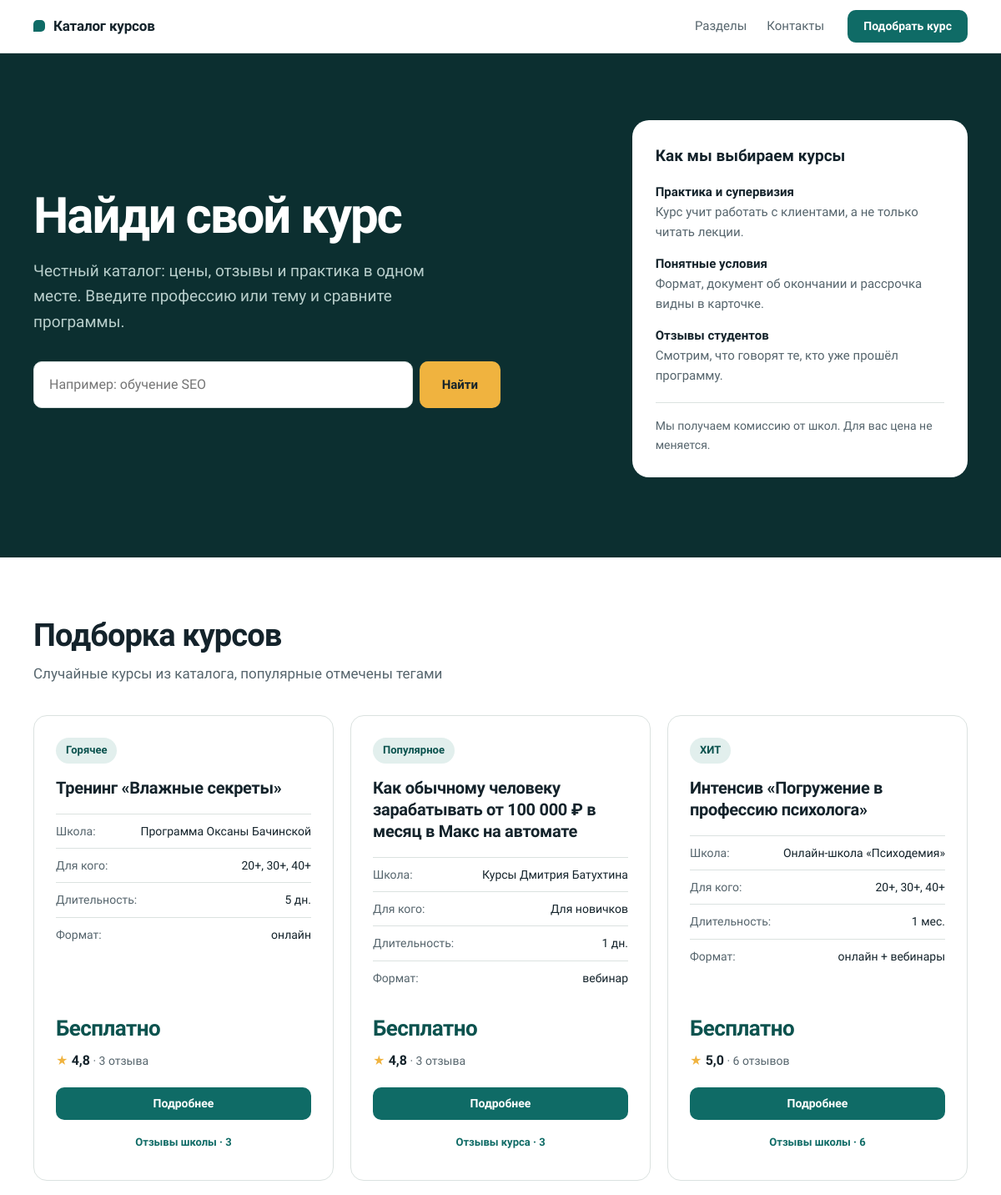
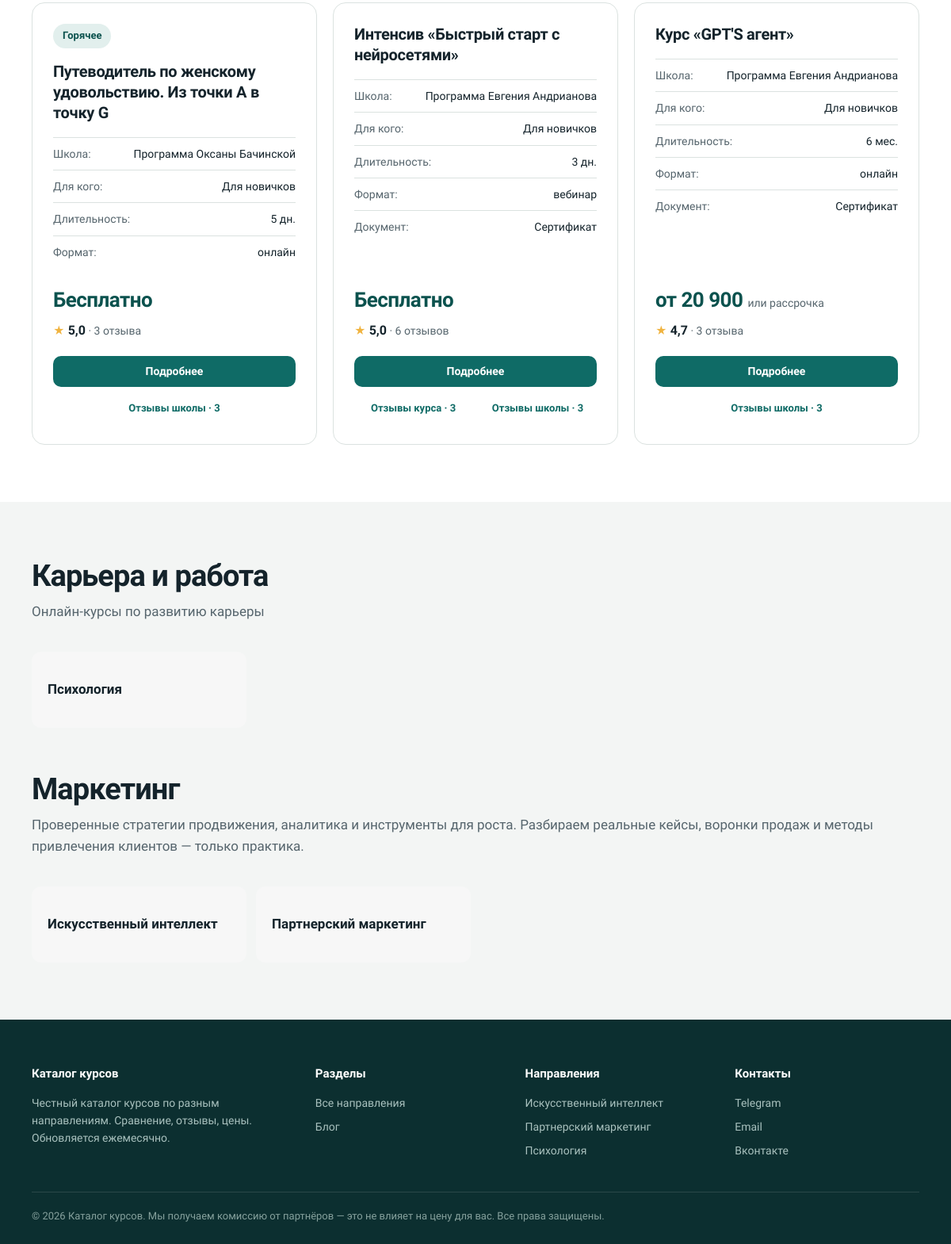
The page / on the database its author committed (2 pictures, top to bottom).
### refy/models.py (models this page shows, shortened)
class Course(models.Model):
    FORMATS = [('online', 'Онлайн'), ('webinar', 'Вебинар'), ('hybrid', 'Гибрид (онлайн + вебинар)')]
    tag = models.CharField('Тег', max_length=60, blank=True)
    title = models.CharField('Название', max_length=200)
    slug = models.SlugField('Адрес страницы', max_length=200, unique=True, null=True, blank=True)
    school = models.CharField('Школа', max_length=120)
    audience = models.CharField('Аудитория', max_length=120, blank=True)
    duration_months = models.PositiveSmallIntegerField('Продолжительность (месяцы)', null=True, blank=True)
    duration_days = models.PositiveSmallIntegerField('Продолжительность (дни)', null=True, blank=True)
    format = models.CharField('Формат', max_length=10, choices=FORMATS, default='online')
    format_note = models.CharField("Примечание к формату", max_length=80, blank=True)
    document = models.CharField('Выдаваемый Документ', max_length=60, blank=True)
    price = models.CharField('Цена', max_length=60, blank=True)
    installment = models.BooleanField('Рассрочка', default=False)
    rating = models.DecimalField('Рейтинг', max_digits=2, decimal_places=1, null=True, blank=True)
    details_url = models.URLField('Ссылка на детали', blank=True)
    position = models.PositiveIntegerField('Порядок', default=0)
    is_active = models.BooleanField('Активен', default=True)
    class Meta:
        ordering = ['position', 'title']
        verbose_name = 'Курс'
        verbose_name_plural = 'Курсы'
    def get_absolute_url(self):
        return reverse('refy:course', args=[self.slug]) if self.slug else ''
    @property
    def is_online(self):
        return self.format == 'online'
    @property
    def has_diploma(self):
        return 'диплом' in self.document.lower()
    @property
    def duration_display(self):
        if self.duration_months:
            return f'{self.duration_months} мес.'
        if self.duration_days:
            return f'{self.duration_days} дн.'
        return ''
    @property
    def is_short(self):
        if self.duration_months:
            return self.duration_months <= 6
        if self.duration_days:
            return self.duration_days <= 180
        return False

class Category(models.Model):
    title = models.CharField('Название', max_length=120)
    slug = models.SlugField(unique=True)
    summary = models.CharField('Краткое описание', max_length=200, blank=True)
    seo_title = models.CharField(max_length=160, blank=True)
    seo_description = models.CharField(max_length=300, blank=True)
    seo_text = models.TextField('SEO-текст (HTML)', blank=True)
    position = models.PositiveIntegerField('Порядок', default=0)
    is_active = models.BooleanField('Показывать', default=True)
    class Meta:
        ordering = ['position', 'title']
        verbose_name = 'Главный раздел'
        verbose_name_plural = 'Главные разделы'
    def get_absolute_url(self):
        return reverse('refy:category', args=[self.slug])

class Section(models.Model):
    category = models.ForeignKey(Category, related_name='sections', null=True,
                                 on_delete=models.PROTECT,
                                 verbose_name='Главный раздел')
    title = models.CharField('Название', max_length=120)
    slug = models.SlugField(unique=True)
    summary = models.CharField('Краткое описание', max_length=200, blank=True)
    icon = models.FileField('Иконка', upload_to='refy/icons/', blank=True)
    seo_title = models.CharField(max_length=160, blank=True)
    seo_description = models.CharField(max_length=300, blank=True)
    seo_text = models.TextField('SEO-текст (HTML)', blank=True)
    position = models.PositiveIntegerField('Порядок', default=0)
    is_active = models.BooleanField('Показывать', default=True)
    class Meta:
        ordering = ['position', 'title']
        verbose_name = 'Раздел'
        verbose_name_plural = 'Разделы'
    def get_absolute_url(self):
        if self.category_id:
            return reverse('refy:section', args=[self.category.slug, self.slug])
        return reverse('refy:home')

### refy/views.py (the view)
# urls.py: 2. Add a URL to urlpatterns:  path('', views.home, name='home')
def home(request):
    sections = (
        Section.objects.filter(is_active=True, category__is_active=True)
        .select_related('category')
        .order_by('category__position', 'category__title', 'position', 'title')
    )
    groups = {}
    for s in sections:
        g = groups.setdefault(s.category_id, {'category': s.category, 'sections': [], 'total': 0})
        g['total'] += 1
        if len(g['sections']) < HOME_TILES:
            g['sections'].append(s)
    return render(request, 'refy/home.html', {
        'groups': list(groups.values()),
        'featured': random_courses(),
    })

### refy/context_processors.py (called while the page is built)
def nav_sections(request):
    return {'nav_sections': Section.objects.filter(is_active=True)[:8]}

### refy/templatetags/refy_extras.py (called while the page is built)
@register.filter
def ru_plural(n, forms):
    one, few, many = forms.split(',')
    n = abs(int(n))
    if 11 <= n % 100 <= 14:
        return many
    if n % 10 == 1:
        return one
    if 2 <= n % 10 <= 4:
        return few
    return many

### refy/views.py (called while the page is built)
def with_review_flags(qs):
    return qs.annotate(
        reviews_n=Count('reviews', distinct=True),
        school_reviews_n=Coalesce(Subquery(
            SchoolReview.objects.filter(school__title=OuterRef('school'))
            .order_by().values('school__title').annotate(n=Count('pk')).values('n')[:1]
        ), 0),
        school_slug=Subquery(
            School.objects.filter(title=OuterRef('school'), reviews__isnull=False).values('slug')[:1]
        ),
    )

def random_courses(limit=FEATURED):
    base = with_review_flags(Course.objects.filter(is_active=True))
    items = list(base.exclude(tag='').order_by('?')[:limit])
    if len(items) < limit:
        items += list(base.filter(tag='').order_by('?')[:limit - len(items)])
    return items

### refy/templates/refy/home.html (shortened to what this page needs)
{% extends 'refy/base.html' %}
{% block content %}
<section class="hero">
  <div class="container hero-grid">
    <div>
      <h1>Найди свой курс</h1>
      <p class="hero-sub">Честный каталог: цены, отзывы и практика в одном месте. Введите профессию или тему и сравните программы.</p>
      {% include 'refy/_search_form.html' %}
    </div>
    <aside class="panel">
      <h2>Как мы выбираем курсы</h2>
      <ul>
        <li><b>Практика и супервизия</b>Курс учит работать с клиентами, а не только читать лекции.</li>
        <li><b>Понятные условия</b>Формат, документ об окончании и рассрочка видны в карточке.</li>
        <li><b>Отзывы студентов</b>Смотрим, что говорят те, кто уже прошёл программу.</li>
      </ul>
      <p class="note">Мы получаем комиссию от школ. Для вас цена не меняется.</p>
    </aside>
  </div>
</section>
{% if featured %}
<section id="featured" class="alt">
  <div class="container">
    <h2 class="section-title">Подборка курсов</h2>
    <p class="section-sub">Случайные курсы из каталога, популярные отмечены тегами</p>
    <div class="cards-grid">
      {% for c in featured %}{% include 'refy/_course_card.html' %}{% endfor %}
    </div>
  </div>
</section>
{% endif %}
<section id="sections">
  <div class="container">
    {% for g in groups %}
    <div class="cat-block">
      <h2 class="section-title"><a href="{{ g.category.get_absolute_url }}">{{ g.category.title }}</a></h2>
      {% if g.category.summary %}<p class="section-sub">{{ g.category.summary }}</p>{% endif %}
      <div class="ptiles">
        {% for s in g.sections %}{% include 'refy/_section_tile.html' %}{% endfor %}
      </div>
    </div>
    {% empty %}
    <p>Разделы пока не добавлены.</p>
    {% endfor %}
  </div>
</section>
{% endblock %}

### refy/templates/refy/base.html (shortened to what this page needs)
{% load static %}<!DOCTYPE html>
<html lang="ru">
<head>
<link rel="stylesheet" href="{% static 'css/style.css' %}">
</head>
<body>
<header>
  <div class="container header-inner">
    <a href="{% url 'refy:home' %}" class="logo">Каталог курсов</a>
    <nav aria-label="Основное меню">
      <a href="{% url 'refy:home' %}#sections">Разделы</a>
      <a href="#contacts">Контакты</a>
    </nav>
    <a href="{% url 'refy:home' %}#sections" class="btn btn-primary btn-small hd-cta">Подобрать курс</a>
  </div>
</header>
{% block content %}{% endblock %}
<footer id="contacts">
  <div class="container">
    <div class="footer-grid">
      <div>
        <h4>Каталог курсов</h4>
        <p>Честный каталог курсов по разным направлениям. Сравнение, отзывы, цены. Обновляется ежемесячно.</p>
      </div>
      <div>
        <h4>Разделы</h4>
        <a href="{% url 'refy:home' %}#sections">Все направления</a>
        <a href="#">Блог</a>
      </div>
      <div>
        <h4>Направления</h4>
        {% for s in nav_sections %}<a href="{{ s.get_absolute_url }}">{{ s.title }}</a>{% endfor %}
      </div>
      <div>
        <h4>Контакты</h4>
        <a href="https://t.me/">Telegram</a>
        <a href="mailto:info@psihologiakursy.ru">Email</a>
        <a href="#">Вконтакте</a>
      </div>
    </div>
    <div class="footer-bottom">
      © {% now "Y" %} Каталог курсов. Мы получаем комиссию от партнёров — это не влияет на цену для вас. Все права защищены.
    </div>
  </div>
</footer>
</body>
</html>

### refy/templates/refy/_course_card.html
{% load refy_extras %}<article class="card"{% if c.is_online %} data-online="1"{% endif %}{% if c.has_diploma %} data-diploma="1"{% endif %}{% if c.is_short %} data-short="1"{% endif %}>
  {% if c.tag %}<span class="card-tag">{{ c.tag }}</span>{% endif %}
  <h3>{{ c.title }}</h3>
  <div class="card-meta"><strong>Школа:</strong> {{ c.school }}</div>
  {% if c.audience %}<div class="card-meta"><strong>Для кого:</strong> {{ c.audience }}</div>{% endif %}
  <div class="card-meta"><strong>Длительность:</strong> {{ c.duration_display }}</div>
  <div class="card-meta"><strong>Формат:</strong> {{ c.get_format_display|lower }}{% if c.format_note %} + {{ c.format_note }}{% endif %}</div>
  {% if c.document %}<div class="card-meta"><strong>Документ:</strong> {{ c.document }}</div>{% endif %}
  <div class="card-price">{{ c.price|default:"Цена по запросу" }}{% if c.installment %} <small>или рассрочка</small>{% endif %}</div>
  {% if c.rating %}<div class="card-rating"><b>{{ c.rating }}</b>{% with total=c.reviews_n|add:c.school_reviews_n %}{% if total %} · {{ total }} {{ total|ru_plural:"отзыв,отзыва,отзывов" }}{% endif %}{% endwith %}</div>{% endif %}
  <div class="card-actions">
    {% if c.details_url %}<a href="{{ c.details_url }}" target="_blank" rel="nofollow sponsored noopener" class="btn btn-primary btn-small">Подробнее</a>{% endif %}
    {% if c.reviews_n or c.school_slug %}<div class="card-reviews">
      {% if c.reviews_n %}<a href="{{ c.get_absolute_url }}#reviews" class="btn btn-outline btn-small">Отзывы курса · {{ c.reviews_n }}</a>{% endif %}
      {% if c.school_slug %}<a href="{% url 'refy:school' c.school_slug %}#reviews" class="btn btn-outline btn-small">Отзывы школы · {{ c.school_reviews_n }}</a>{% endif %}
    </div>{% endif %}
  </div>
</article>

### refy/templates/refy/_section_tile.html
<a class="ptile" href="{{ s.get_absolute_url }}">{% if s.icon %}<img src="{{ s.icon.url }}" alt="" width="56" height="56" loading="lazy">{% endif %}<span>{{ s.title }}</span></a>

### rows shown on the page
Course: tag "Горячее", title "Тренинг «Влажные секреты»", school "Программа Оксаны Бачинской", audience "20+, 30+, 40+", duration_display "5 дн.", format "онлайн", price "Бесплатно", rating "4,8", c "3", value "отзыва", school_reviews_n "3"
Course: tag "Популярное", title "Как обычному человеку зарабатывать от 100 000 ₽ в месяц в Макс на автомате", school "Курсы Дмитрия Батухтина", audience "Для новичков", duration_display "1 дн.", format "вебинар", price "Бесплатно", rating "4,8", c "3", value "отзыва", reviews_n "3"
Course: tag "ХИТ", title "Интенсив «Погружение в профессию психолога»", school "Онлайн-школа «Психодемия»", audience "20+, 30+, 40+", duration_display "1 мес.", format "онлайн", format_note "вебинары", price "Бесплатно", rating "5,0", c "6", value "отзывов", school_reviews_n "6"
Course: tag "Горячее", title "Путеводитель по женскому удовольствию. Из точки А в точку G", school "Программа Оксаны Бачинской", audience "Для новичков", duration_display "5 дн.", format "онлайн", price "Бесплатно", rating "5,0", c "3", value "отзыва", school_reviews_n "3"
Course: title "Интенсив «Быстрый старт с нейросетями»", school "Программа Евгения Андрианова", audience "Для новичков", duration_display "3 дн.", format "вебинар", document "Сертификат", price "Бесплатно", rating "5,0", c "6", value "отзывов", reviews_n "3", school_reviews_n "3"
Course: title "Курс «GPT'S агент»", school "Программа Евгения Андрианова", audience "Для новичков", duration_display "6 мес.", format "онлайн", document "Сертификат", price "от 20 900", installment "или рассрочка", rating "4,7", c "3", value "отзыва", school_reviews_n "3"
Category: category "Карьера и работа", category.summary "Онлайн-курсы по развитию карьеры"
Section: title "Психология"
Category: category "Маркетинг", category.summary "Проверенные стратегии продвижения, аналитика и инструменты для роста. Разбираем реальные кейсы, воронки продаж и методы привлечения клиентов — только практика."
Section: title "Искусственный интеллект"
Section: title "Партнерский маркетинг"
